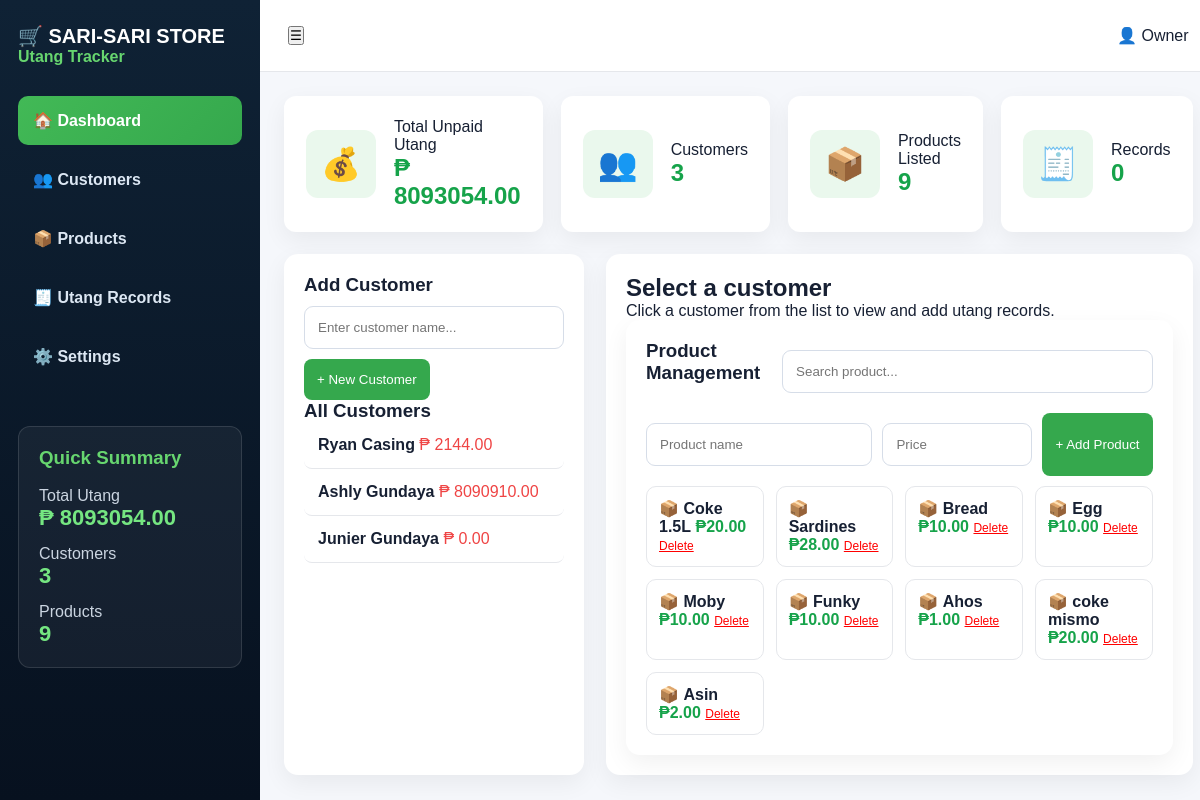
The page / on the database its author committed.
### tables this page shows
CREATE TABLE customers (
        id INTEGER PRIMARY KEY AUTOINCREMENT,
        name TEXT NOT NULL
    );

CREATE TABLE products (
        id INTEGER PRIMARY KEY AUTOINCREMENT,
        name TEXT NOT NULL,
        price REAL NOT NULL
    );

### app.py (the view)
@app.route("/")
def index():
    conn = get_db()
    cursor = conn.cursor()
    customers = get_customers(cursor)
    cursor.execute("SELECT * FROM products")
    products = cursor.fetchall()
    cursor.execute("SELECT COALESCE(SUM(total), 0) FROM utang")
    total_utang = cursor.fetchone()[0]
    conn.close()
    return render_template("index.html",
        customers=customers,
        products=products,
        total_utang=total_utang,
        selected_customer=None,
        utang_list=[],
        selected_total=0
    )

### app.py (called while the page is built)
def get_db():
    return sqlite3.connect("database.db")

def get_customers(cursor):
    cursor.execute("""
    SELECT customers.id, customers.name, COALESCE(SUM(utang.total), 0)
    FROM customers
    LEFT JOIN utang ON customers.id = utang.customer_id
    GROUP BY customers.id
    ORDER BY customers.id DESC
    """)
    return cursor.fetchall()

### templates/index.html (shortened to what this page needs)
<!DOCTYPE html>
<html lang="en">
<head>
  <link rel="stylesheet" href="{{ url_for('static', filename='style.css') }}">
</head>
<body>
<div class="app">
  <aside class="sidebar">
    <h2>🛒 SARI-SARI STORE</h2>
    <p>Utang Tracker</p>
    <nav>
      <a class="active">🏠 Dashboard</a>
      <a>👥 Customers</a>
      <a>📦 Products</a>
      <a>🧾 Utang Records</a>
      <a>⚙️ Settings</a>
    </nav>
    <div class="summary">
      <h3>Quick Summary</h3>
      <p>Total Utang</p>
      <strong>₱ {{ "%.2f"|format(total_utang) }}</strong>
      <p>Customers</p>
      <strong>{{ customers|length }}</strong>
      <p>Products</p>
      <strong>{{ products|length }}</strong>
    </div>
  </aside>
  <main class="main">
    <header class="topbar">
      <button>☰</button>
      <div>👤 Owner</div>
    </header>
    <section class="cards">
      <div class="stat">
        <span>💰</span>
        <div>
          <p>Total Unpaid Utang</p>
          <h2>₱ {{ "%.2f"|format(total_utang) }}</h2>
        </div>
      </div>
      <div class="stat">
        <span>👥</span>
        <div>
          <p>Customers</p>
          <h2>{{ customers|length }}</h2>
        </div>
      </div>
      <div class="stat">
        <span>📦</span>
        <div>
          <p>Products Listed</p>
          <h2>{{ products|length }}</h2>
        </div>
      </div>
      <div class="stat">
        <span>🧾</span>
        <div>
          <p>Records</p>
          <h2>{{ utang_list|length }}</h2>
        </div>
      </div>
    </section>
    <section class="content-grid">
      <div class="customer-panel">
        <h3>Add Customer</h3>
        <form action="/add-customer" method="POST">
          <input type="text" name="name" placeholder="Enter customer name..." required>
          <button class="green-btn" type="submit">+ New Customer</button>
        </form>
        <h3>All Customers</h3>
        {% if customers %}
          {% for customer in customers %}
            <a href="/customer/{{ customer[0] }}"
               class="customer {% if selected_customer and selected_customer[0] == customer[0] %}active-customer{% endif %}">
              <strong>{{ customer[1] }}</strong>
              <span>₱ {{ "%.2f"|format(customer[2]) }}</span>
            </a>
          {% endfor %}
        {% else %}
          <p class="empty">No customers yet.</p>
        {% endif %}
      </div>
      <div class="details">
        {% if selected_customer %}
          <div class="details-head">
            <div>
              <h2>{{ selected_customer[1] }}</h2>
              <p>Total Unpaid Utang: <b>₱ {{ "%.2f"|format(selected_total) }}</b></p>
            </div>
          </div>
          <table>
            <thead>
              <tr>
                <th>Date</th>
                <th>Item</th>
                <th>Qty</th>
                <th>Price</th>
                <th>Total</th>
                <th>Status</th>
                <th>Action</th>
              </tr>
            </thead>
            <tbody>
              {% if utang_list %}
                {% for u in utang_list %}
                  <tr>
                    <td>-</td>
                    <td>{{ u[2] }}</td>
                    <td>{{ u[3] }}</td>
                    <td>₱{{ "%.2f"|format(u[4]) }}</td>
                    <td>₱{{ "%.2f"|format(u[5]) }}</td>
                    <td>
                      <span class="badge {% if u[6] == 'PAID' %}paid{% else %}unpaid{% endif %}">
                        {{ u[6] }}
                      </span>
                    </td>
                                            <td>
                        {% if u[6] == 'UNPAID' %}
                            <a href="/mark-paid/{{ u[0] }}/{{ selected_customer[0] }}"
                            onclick="return confirm('Mark this item as paid?')">
                            ✅
                            </a>
                        {% else %}
                            <span class="paid-text">Paid</span>
                        {% endif %}
                        <a href="/edit-utang/{{ u[0] }}/{{ selected_customer[0] }}">✏️</a>
                        <a href="/delete-utang/{{ u[0] }}/{{ selected_customer[0] }}"
                            onclick="return confirm('Delete this utang record?')">
                            🗑️
                        </a>
                        </td>
                                        </tr>
                {% endfor %}
              {% else %}
                <tr>
                  <td colspan="7">No utang records yet.</td>
                </tr>
              {% endif %}
            </tbody>
          </table>
          <div class="total-row">
            TOTAL UNPAID UTANG: <strong>₱ {{ "%.2f"|format(selected_total) }}</strong>
          </div>
          <div class="form-card">
            <h3>Add New Utang</h3>
            <form action="/add-utang" method="POST">
              <input type="hidden" name="customer_id" value="{{ selected_customer[0] }}">
              <div class="form-grid">
                <select name="item_name" id="itemSelect" required>
                  <option value="">Select item...</option>
                  {% for product in products %}
                    <option value="{{ product[1] }}" data-price="{{ product[2] }}">
                      {{ product[1] }}
                    </option>
                  {% endfor %}
                </select>
                <input type="number" name="quantity" id="quantityInput" value="1" min="1" required>
                <input type="text" name="price" id="priceInput" placeholder="Price" readonly required>
                <input type="text" name="total" id="totalInput" placeholder="Total" readonly required>
                <button class="green-btn" type="submit">Save Utang</button>
              </div>
            </form>
            <small>* Total is computed automatically</small>
          </div>
        {% else %}
          <div class="empty-state">
            <h2>Select a customer</h2>
            <p>Click a customer from the list to view and add utang records.</p>
          </div>
        {% endif %}
        <div class="products">
          <div class="products-head">
            <h3>Product Management</h3>
            <input type="text" placeholder="Search product...">
          </div>
          <form action="/add-product" method="POST" class="product-form">
            <input type="text" name="name" placeholder="Product name" required>
            <input type="number" name="price" placeholder="Price" step="0.01" required>
            <button class="green-btn" type="submit">+ Add Product</button>
          </form>
          <div class="product-list">
            {% for product in products %}
              <div class="product">
                📦 <b>{{ product[1] }}</b>
                <span>₱{{ "%.2f"|format(product[2]) }}</span>
                <a href="/delete-product/{{ product[0] }}"
                   onclick="return confirm('Delete this product?')"
                   class="delete-product">
                  Delete
                </a>
              </div>
            {% endfor %}
          </div>
        </div>
      </div>
    </section>
  </main>
</div>
</body>
</html>

### static/style.css (style rules this page uses)
* { margin: 0; padding: 0; box-sizing: border-box; font-family: Arial, sans-serif; }
body { background: #f5f7fb; color: #172033; }
.app { display: grid; grid-template-columns: 260px 1fr; min-height: 100vh; }
.sidebar { background: linear-gradient(180deg, #0f2235, #07111f); color: white; padding: 24px 18px; }
.sidebar h2 { font-size: 20px; }
.sidebar > p { color: #67d66f; margin-bottom: 30px; font-weight: bold; }
.sidebar nav { display: grid; gap: 10px; }
.sidebar nav a { padding: 15px; border-radius: 10px; color: #dce7f3; font-weight: bold; }
.sidebar nav a.active, .sidebar nav a:hover { background: linear-gradient(135deg, #42b956, #35a84d); color: white; }
.summary { margin-top: 45px; padding: 20px; border: 1px solid rgba(255,255,255,0.12); border-radius: 12px; background: rgba(255,255,255,0.05); }
.summary h3 { color: #67d66f; margin-bottom: 18px; }
.summary p { color: #cbd5e1; margin-top: 14px; }
.summary strong { color: #75e681; font-size: 22px; }
.main { padding: 0 24px 24px; }
.topbar { height: 72px; background: white; margin: 0 -24px 24px; padding: 0 28px; display: flex; align-items: center; justify-content: space-between; border-bottom: 1px solid #e5e7eb; }
.cards { display: grid; grid-template-columns: repeat(4, 1fr); gap: 18px; margin-bottom: 22px; }
.stat { background: white; padding: 22px; border-radius: 12px; display: flex; gap: 18px; align-items: center; box-shadow: 0 8px 25px rgba(0,0,0,0.06); }
.stat span { font-size: 32px; background: #eaf8ed; padding: 15px; border-radius: 12px; }
.stat h2 { color: #16a34a; }
.content-grid { display: grid; grid-template-columns: 300px 1fr; gap: 22px; }
.customer-panel, .details, .form-card, .products { background: white; border-radius: 14px; padding: 20px; box-shadow: 0 8px 25px rgba(0,0,0,0.06); }
input, select { width: 100%; padding: 13px; border: 1px solid #d6dde8; border-radius: 9px; margin: 10px 0; }
.green-btn { background: #35a84d; color: white; border: none; padding: 13px; border-radius: 8px; cursor: pointer; }
.customer { display: block; text-decoration: none; color: inherit; padding: 14px; border-bottom: 1px solid #e5e7eb; border-radius: 8px; }
.customer span { color: #ef4444; }
.products-head { display: flex; justify-content: space-between; }
.product-list { display: grid; grid-template-columns: repeat(4, 1fr); gap: 12px; }
.product { border: 1px solid #e5e7eb; padding: 12px; border-radius: 10px; }
.product span { color: #16a34a; font-weight: bold; }
.product-form { display: grid; grid-template-columns: 1fr 150px auto; gap: 10px; margin: 10px 0; }
.delete-product { color: red; font-size: 12px; }

### rows shown on the page
customers: name "Ryan Casing", customer "2144.00"
customers: name "Ashly Gundaya", customer "8090910.00"
customers: name "Junier Gundaya", customer "0.00"
products: name "Coke 1.5L", price "20.00"
products: name "Sardines", price "28.00"
products: name "Bread", price "10.00"
products: name "Egg", price "10.00"
products: name "Moby", price "10.00"
products: name "Funky", price "10.00"
products: name "Ahos", price "1.00"
products: name "coke mismo", price "20.00"
products: name "Asin", price "2.00"

### other values the page prints
{{ "%.2f"|format(total_utang) }} "8093054.00"
{{ customers|length }} "3"
{{ products|length }} "9"
{{ utang_list|length }} "0"
